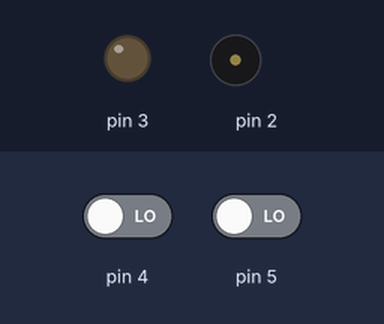
This sketch was run on a simulated Arduino Uno, built with avr-gcc and run on an emulated ATmega328P. Shown: output pins drawn as LEDs (lit = HIGH), buzzer (waves = sounding). The test bench sets the inputs (shaded band); at power-on: pin 4 LOW, pin 5 LOW.

Above: at 1.2 s.
1.3 s: pin 4 driven HIGH
At 2.5 s:
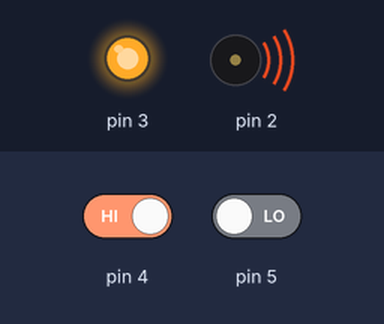
2.8 s: pin 5 driven HIGH
At 4.0 s:
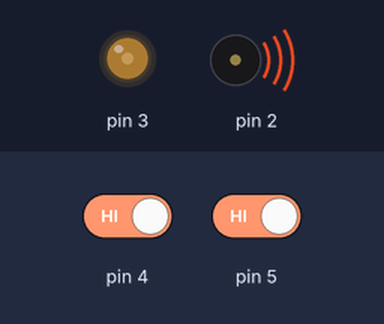
4.3 s: pin 5 driven LOW
At 4.8 s:
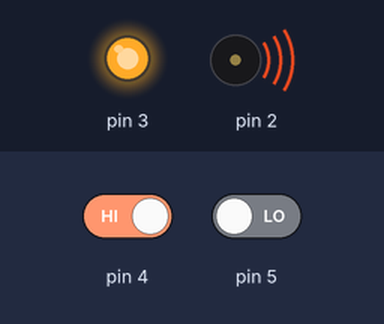
5.8 s: pin 4 driven LOW
At 6.2 s:
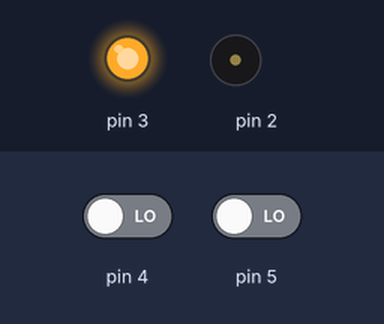
Timing chart, 0 to 8.3 s (numbered marks = the images above; inputs shaded):
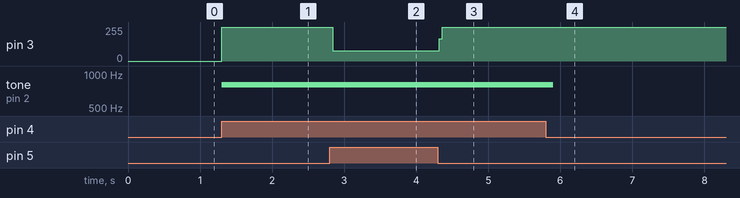

The sketch:

Latihan_10Buzzer.ino
```cpp
int test;


void setup() {
  // put your setup code here, to run once:
  pinMode(2, OUTPUT);
  pinMode(3, OUTPUT);
  pinMode(4, INPUT);
  pinMode(5, INPUT);

  Serial.begin(9600);
}

void loop() {
  // put your main code here, to run repeatedly:

//    dengan Button latihan 1
//      if(digitalRead(4) == HIGH){
//        digitalWrite(2, HIGH);
//        digitalWrite(3, HIGH);
//      } else {
//        digitalWrite(2, LOW);
//        digitalWrite(3, LOW);
//      }

// button latihan 2
if(digitalRead(4) == HIGH) {
//    digitalWrite(2, HIGH);
    tone(2, 800, 100); // Play tone at 800 Hz for 100 milliseconds
//    song(2);
    digitalWrite(3, HIGH);
}

if(digitalRead(5) == HIGH) {
    digitalWrite(2, LOW);
    digitalWrite(3, LOW);
}


//if(digitalRead(5) == HIGH) {
//  test = 1;
//  Serial.print(test);
//} else {
//  test = 0;
//  Serial.print(test);
//}

}
```

Measured:
- after the input at 1.3 s, pin 3: 0/255 → 255/255 at once; tone on pin 2: silent → 800 Hz at once
- after the input at 2.8 s, pin 3: 255/255 → 76/255 at once
- after the input at 4.3 s, pin 3: 76/255 → 255/255 at once
- after the input at 5.8 s, tone on pin 2: 800 Hz → silent after 0.10 s
